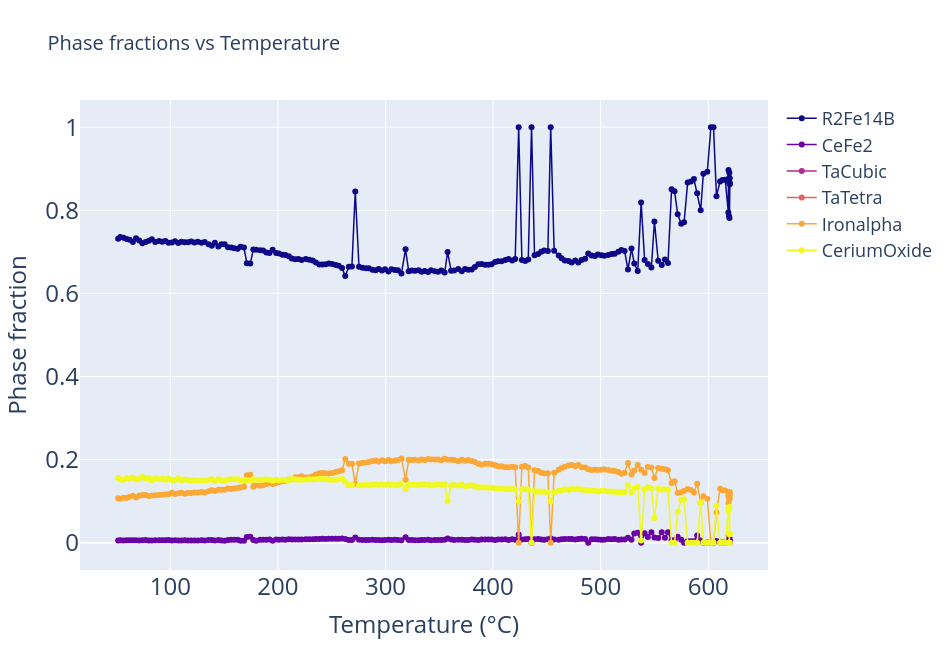
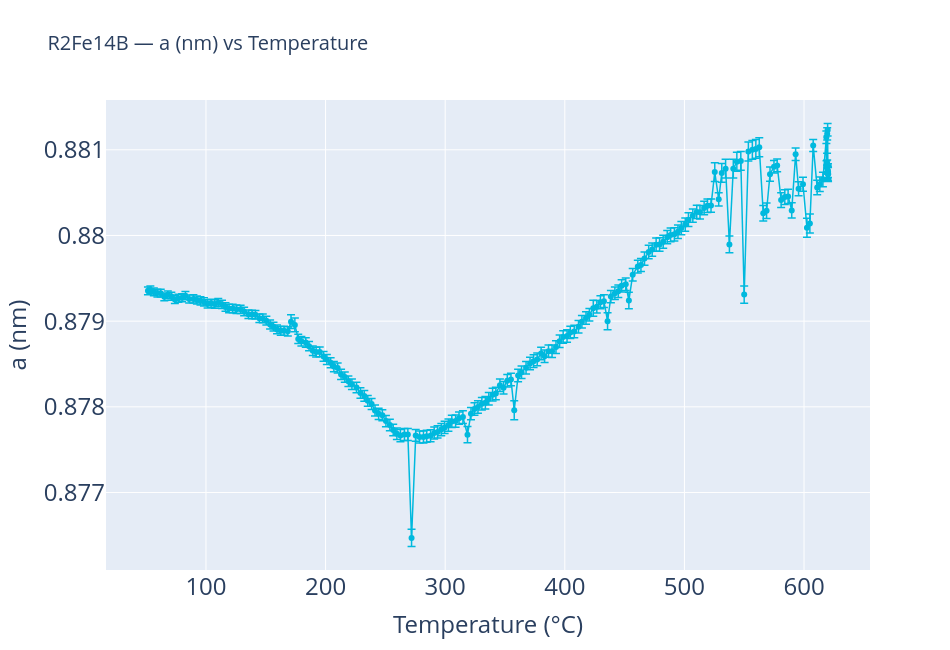
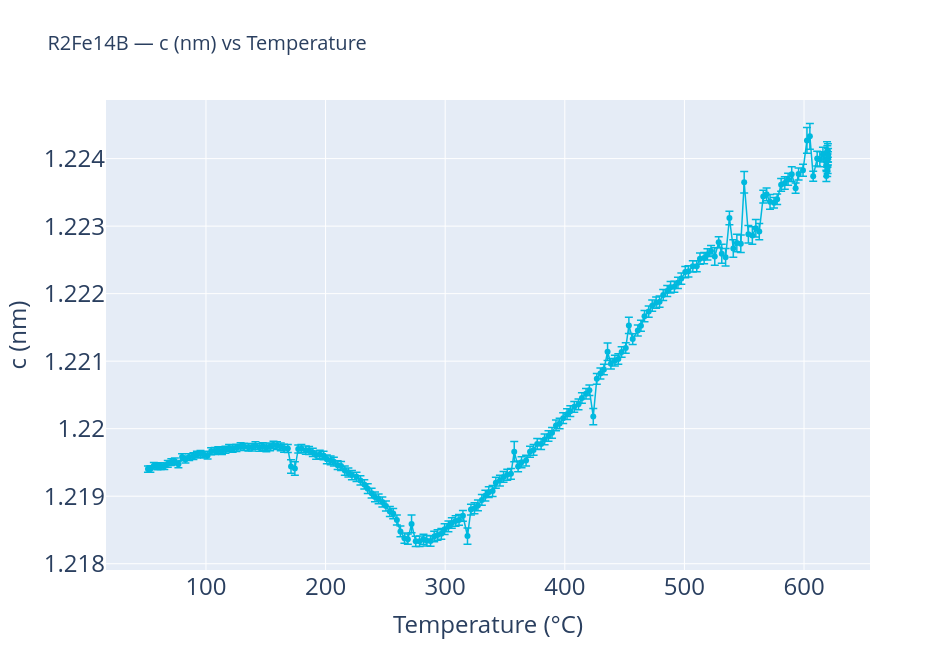

Notebook code cell kept with these figures, in order:
### Code cell
from packages.xrd_insitu_parser import load_dataset

SCAN_START = 151

ds = load_dataset(folder="/Users/williamrigaut/Desktop/Notebooks/Extract_ESRF_Data/ESRF_data/SAVED_DATA/NdCeFeB_5_4_4",
                  sample_name="NdCeFeB_5_4_4",
                  k_start=SCAN_START)

ds.plot_phase_fractions(show_errorbars=False)

ds.plot_lattice_param("R2Fe14B", param="a")
ds.plot_lattice_param("R2Fe14B", param="c", show=False)

### Figure 1 — Plotly figure (JSON) as saved in the notebook; plotly's stock layout.template omitted (floating-point values rounded to 4 significant figures; data arrays with more than 128 entries replaced by an {"elided": "..."} marker saying what was removed)
{"data": [{"customdata": {"elided": "197 int values"}, "hovertemplate": "T: %{x:.1f} °C<br>Fraction: %{y:.4f}<br>Scan: %{customdata}<extra></extra>", "line": {"color": "rgb(13, 8, 135)", "width": 1.5}, "marker": {"color": "rgb(13, 8, 135)", "size": 6}, "mode": "markers+lines", "name": "R2Fe14B", "type": "scatter", "x": {"elided": "197 float values"}, "y": {"elided": "197 float values"}}, {"customdata": {"elided": "197 int values"}, "hovertemplate": "T: %{x:.1f} °C<br>Fraction: %{y:.4f}<br>Scan: %{customdata}<extra></extra>", "line": {"color": "rgb(105, 1, 166)", "width": 1.5}, "marker": {"color": "rgb(105, 1, 166)", "size": 6}, "mode": "markers+lines", "name": "CeFe2", "type": "scatter", "x": {"elided": "197 float values"}, "y": {"elided": "197 float values"}}, {"customdata": {"elided": "197 int values"}, "hovertemplate": "T: %{x:.1f} °C<br>Fraction: %{y:.4f}<br>Scan: %{customdata}<extra></extra>", "line": {"color": "rgb(176, 42, 144)", "width": 1.5}, "marker": {"color": "rgb(176, 42, 144)", "size": 6}, "mode": "markers+lines", "name": "TaCubic", "type": "scatter", "x": {"elided": "197 float values"}, "y": {"elided": "197 float values"}}, {"customdata": {"elided": "197 int values"}, "hovertemplate": "T: %{x:.1f} °C<br>Fraction: %{y:.4f}<br>Scan: %{customdata}<extra></extra>", "line": {"color": "rgb(224, 101, 97)", "width": 1.5}, "marker": {"color": "rgb(224, 101, 97)", "size": 6}, "mode": "markers+lines", "name": "TaTetra", "type": "scatter", "x": {"elided": "197 float values"}, "y": {"elided": "197 float values"}}, {"customdata": {"elided": "197 int values"}, "hovertemplate": "T: %{x:.1f} °C<br>Fraction: %{y:.4f}<br>Scan: %{customdata}<extra></extra>", "line": {"color": "rgb(251, 168, 54)", "width": 1.5}, "marker": {"color": "rgb(251, 168, 54)", "size": 6}, "mode": "markers+lines", "name": "Ironalpha", "type": "scatter", "x": {"elided": "197 float values"}, "y": {"elided": "197 float values"}}, {"customdata": {"elided": "197 int values"}, "hovertemplate": "T: %{x:.1f} °C<br>Fraction: %{y:.4f}<br>Scan: %{customdata}<extra></extra>", "line": {"color": "rgb(240, 249, 33)", "width": 1.5}, "marker": {"color": "rgb(240, 249, 33)", "size": 6}, "mode": "markers+lines", "name": "CeriumOxide", "type": "scatter", "x": {"elided": "197 float values"}, "y": {"elided": "197 float values"}}], "layout": {"height": 650, "legend": {"font": {"size": 18}}, "title": {"font": {"size": 20}, "text": "Phase fractions vs Temperature"}, "width": 950, "xaxis": {"tickfont": {"size": 24}, "title": {"font": {"size": 24}, "text": "Temperature (°C)"}}, "yaxis": {"tickfont": {"size": 24}, "title": {"font": {"size": 24}, "text": "Phase fraction"}}}}

### Figure 2 — Plotly figure (JSON) as saved in the notebook; plotly's stock layout.template omitted (floating-point values rounded to 4 significant figures; data arrays with more than 128 entries replaced by an {"elided": "..."} marker saying what was removed)
{"data": [{"customdata": {"elided": "197 int values"}, "error_y": {"array": {"elided": "197 float values"}, "thickness": 1.5, "type": "data", "visible": true, "width": 4}, "hovertemplate": "T: %{x:.1f} °C<br>a (nm): %{y:.6f}<br>Scan: %{customdata}<extra></extra>", "line": {"color": "#00B9DE", "width": 1.5}, "marker": {"color": "#00B9DE", "size": 6}, "mode": "markers+lines", "name": "R2Fe14B a", "type": "scatter", "x": {"elided": "197 float values"}, "y": {"elided": "197 float values"}}], "layout": {"height": 650, "legend": {"font": {"size": 18}}, "title": {"font": {"size": 20}, "text": "R2Fe14B — a (nm) vs Temperature"}, "width": 950, "xaxis": {"tickfont": {"size": 24}, "title": {"font": {"size": 24}, "text": "Temperature (°C)"}}, "yaxis": {"tickfont": {"size": 24}, "title": {"font": {"size": 24}, "text": "a (nm)"}}}}

### Figure 3 — Plotly figure (JSON) as saved in the notebook; plotly's stock layout.template omitted (floating-point values rounded to 4 significant figures; data arrays with more than 128 entries replaced by an {"elided": "..."} marker saying what was removed)
{"data": [{"customdata": {"elided": "197 int values"}, "error_y": {"array": {"elided": "197 float values"}, "thickness": 1.5, "type": "data", "visible": true, "width": 4}, "hovertemplate": "T: %{x:.1f} °C<br>c (nm): %{y:.6f}<br>Scan: %{customdata}<extra></extra>", "line": {"color": "#00B9DE", "width": 1.5}, "marker": {"color": "#00B9DE", "size": 6}, "mode": "markers+lines", "name": "R2Fe14B c", "type": "scatter", "x": {"elided": "197 float values"}, "y": {"elided": "197 float values"}}], "layout": {"height": 650, "legend": {"font": {"size": 18}}, "title": {"font": {"size": 20}, "text": "R2Fe14B — c (nm) vs Temperature"}, "width": 950, "xaxis": {"tickfont": {"size": 24}, "title": {"font": {"size": 24}, "text": "Temperature (°C)"}}, "yaxis": {"tickfont": {"size": 24}, "title": {"font": {"size": 24}, "text": "c (nm)"}}}}
